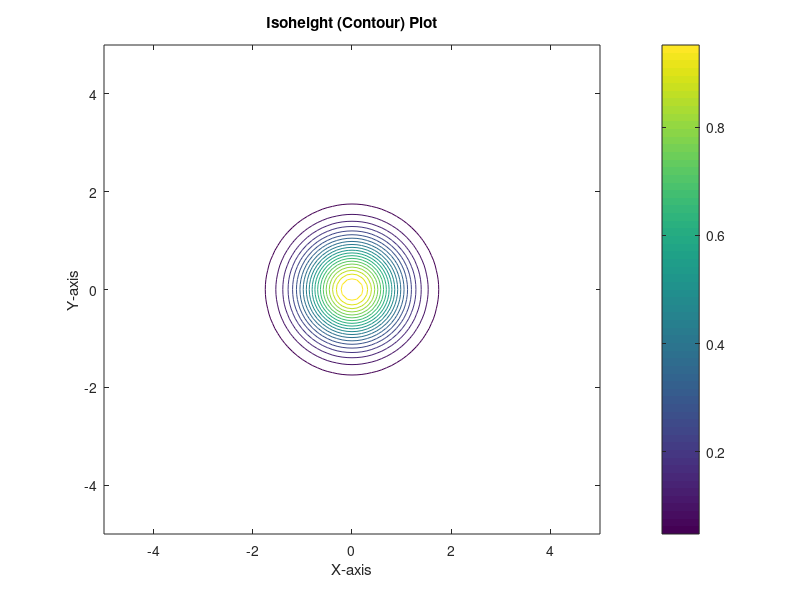

MATLAB code for this plot:
% Create a sample mesh grid
[X, Y] = meshgrid(-5:0.1:5, -5:0.1:5);  % Create a grid of X and Y values

% Define Z as a function of X and Y (for example, a Gaussian function)
Z = exp(-(X.^2 + Y.^2));  % Gaussian function for illustration

% Create the contour plot
figure;
contour(X, Y, Z, 20);  % 20 contour levels
colorbar;  % Show colorbar to indicate the values

% Labels and title
xlabel('X-axis');
ylabel('Y-axis');
title('Isoheight (Contour) Plot');

